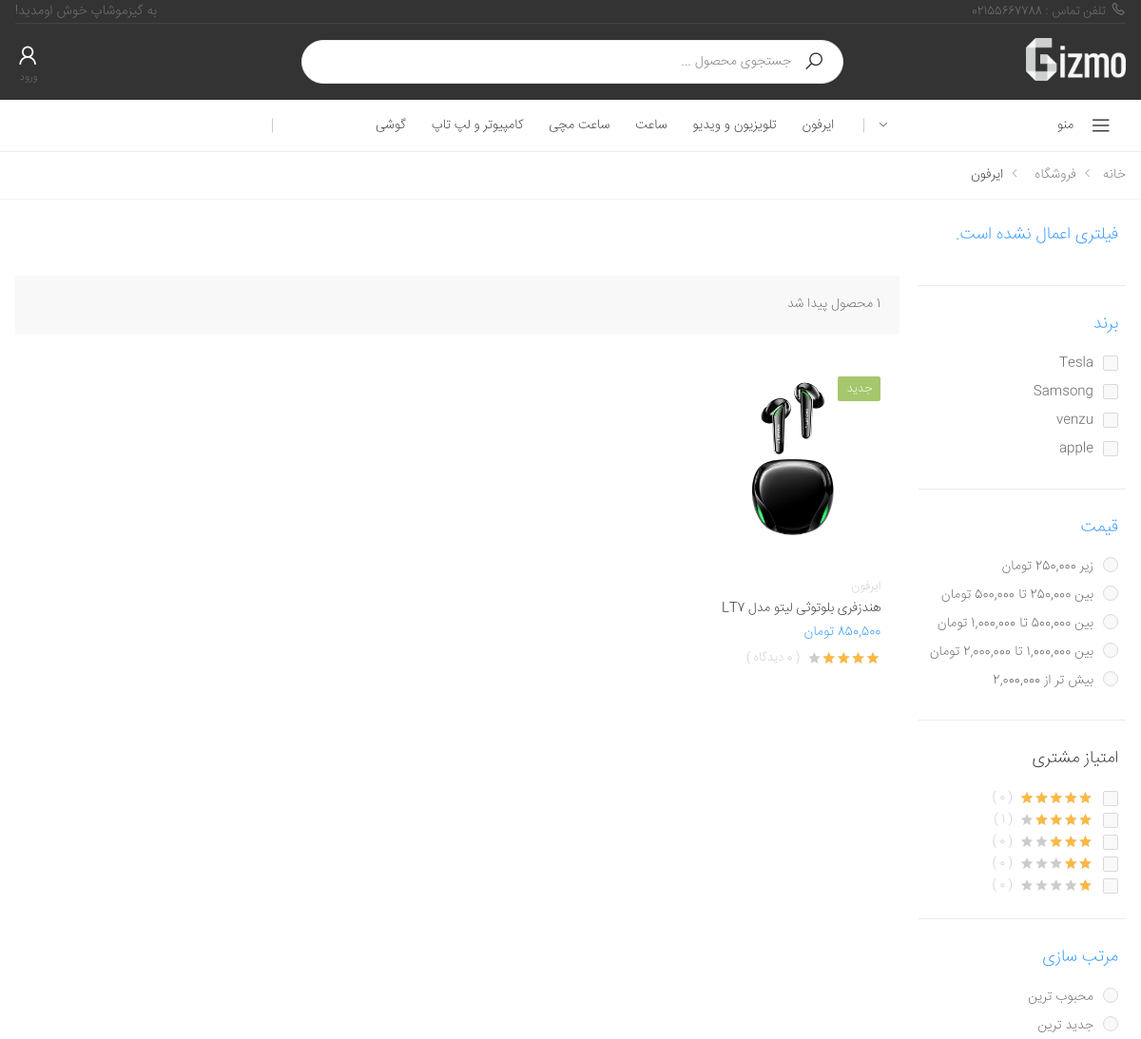
Page /category/4/1/ (upper part) on the earlier database version.
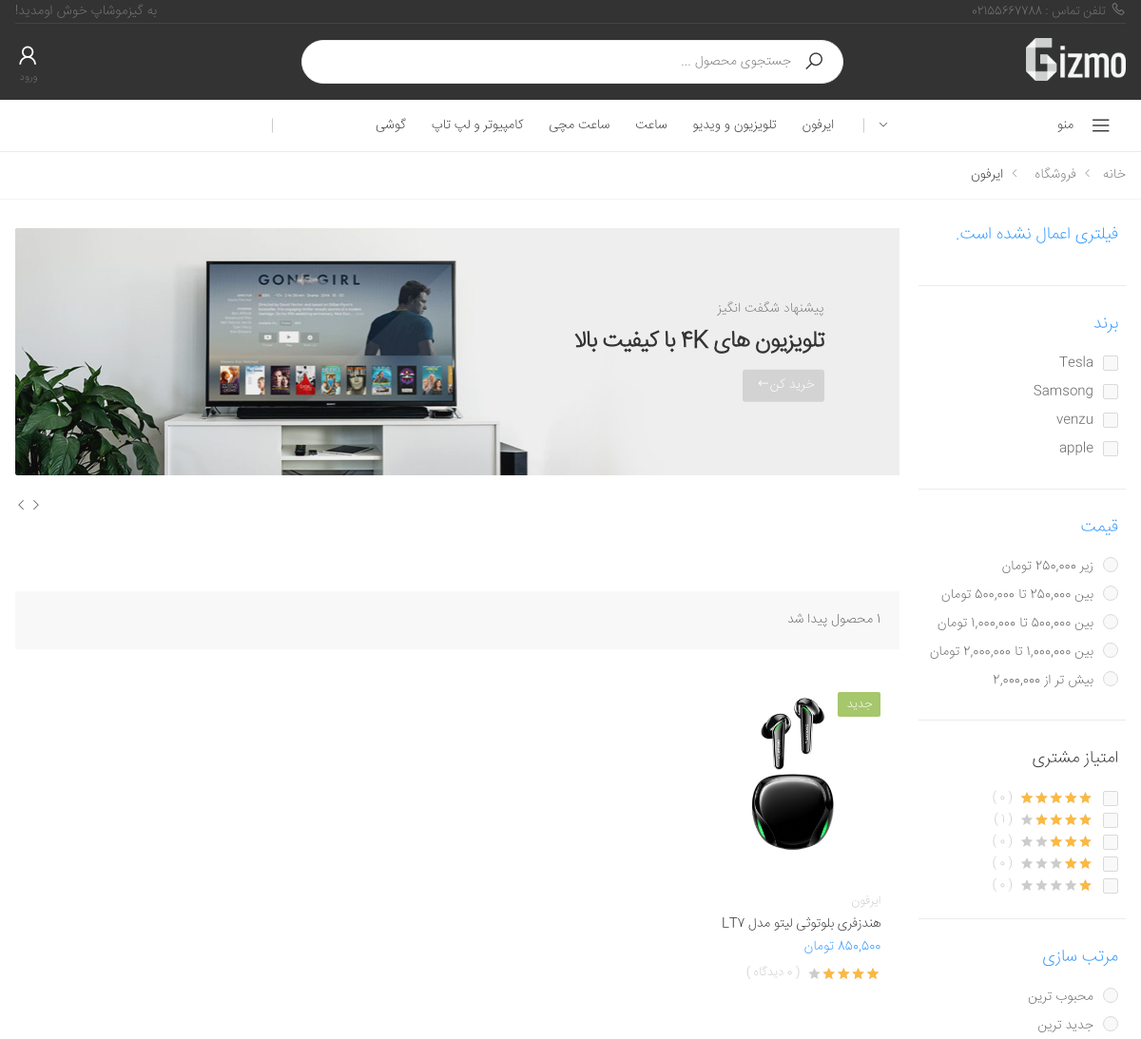
Same page on the later database version.
### stuff/models.py (models this page shows, shortened)
class Category(models.Model):
    sub_category = models.ForeignKey('self',on_delete=models.CASCADE, related_name='scategory',null=True,blank=True)
    is_sub = models.BooleanField(default=False)
    name = models.CharField(max_length=200)
    slug = models.SlugField(max_length=200,unique=True)
    class Meta:
        ordering = ('name',)
        verbose_name = 'category'
        verbose_name_plural = 'categories'
    def __str__(self):
        return self.name
    def get_absolute_url(self):
        return reverse('stuff:category_detail',args=[self.id,1])

class Product(models.Model):
    category = models.ManyToManyField(Category,related_name='products')
    brand = models.ForeignKey(Brand,related_name='products',on_delete=models.CASCADE)
    name = models.CharField(max_length=200)
    slug = models.SlugField(max_length=200,unique=True)
    price = models.IntegerField()
    image = models.ImageField(upload_to='web_shop/products/%Y/%m/%d/')
    alt = models.CharField(max_length=200)
    available = models.BooleanField(default=True)
    created = models.DateField(auto_now_add=True)
    updated = models.DateField(auto_now=True)
    rating = models.IntegerField(default=0, validators=[MaxValueValidator(5), MinValueValidator(0)])
    colors = models.ManyToManyField(Color)
    warehouse = models.IntegerField(default=0)
    short_description = models.TextField()
    description = models.TextField()
    more_info = models.TextField()
    discount = models.IntegerField(default=0)
    discounted = models.BooleanField(default=False)
    class Meta:
        ordering = ('name',)
    def get_absolute_url(self):
        return reverse('stuff:product_detail',args=[self.slug,self.id])
    @property
    def discounted_price(self):
        show = int(((self.price)*(100-self.discount))/100)
        formatted_price = "{:,.0f}".format(show)
        return formatted_price
    @property
    def is_new(self):
        return True if(timezone.now().day - self.updated.day <= 4) else False
    def star_rating(self):
        return self.rating * 20

class Brand(models.Model):
    name = models.CharField(max_length=200)
    slug = models.SlugField(max_length=200,unique=True)
    logo = models.ImageField(upload_to='web_shop/logos/')
    description = models.TextField()
    created = models.DateField(auto_now_add=True)

### facades/models.py (models this page shows, shortened)
class banner(models.Model):
    bigTitle = models.CharField(max_length=200)
    smallTitle = models.CharField(max_length=200)
    image = models.ImageField(upload_to='web_shop/banners/%Y/%m/%d/')
    for_what = models.CharField(max_length=2,choices=for_what_choices)
    main_link = models.CharField(max_length=200)
    out_link = models.CharField(max_length=200)
    button = models.CharField(max_length=200,null=True,blank=True)
    arg = models.CharField(max_length=200,null=True,blank=True)
    def get_absolute_url(self):
        args = []
        if(self.arg):
            args = self.arg.split(',')
        return reverse(f"{self.main_link}:{self.out_link}",args=args)
    @staticmethod
    def filter():
        banners = banner.objects.all()
        result = {}
        for what in for_what_choices:
            reason = what[0]
            result[reason] = banners.filter(for_what=reason)
        return result

### stuff/views.py (the view)
# urls.py: path('category/<int:id>/<int:page>/',Category_detail,name='category_detail'),
def Category_detail(request,id,page):
    category = get_object_or_404(Category, id=id)
    product_list = category.products.all()
    filters = filter(request,product_list)
    product_list = ordering(request,filters["product_list"])
    paginator = Paginator(product_list, pagination_amount)
    product_list = paginator.get_page(page)
    Info = InformationsForTemplate(request)
    Info.update({'products': product_list,'category':category,'paginator':paginator,'filters':filters})
    return render(request,'stuff/bonePage.html',Info)

### blog/models.py (called while the page is built)
    def get_absolute_url(self):
        return reverse("blog:article",args=[self.slug])

### cart/cart.py (called while the page is built)
    def get_count(self):
        return sum(1 for item in self.cart.values())

### facades/views.py (called while the page is built)
def InformationsForTemplate(request):
    Info = {}
    allCategories = Category.objects.filter(is_sub=False)
    wishlistAmount = 0
    if(request.user.is_authenticated):
        wishlistAmount = request.user.wishlist.all().count()
    form = UserLoginForm
    cart = Cart(request)
    CartAmount = cart.get_count()
    Loginform = UserLoginForm
    Registerform= UserCreationForm
    brands = Brand.objects.all()
    shops = shop.objects.all()
    Info = {'allCategories': allCategories,'wishlistAmount':wishlistAmount,'cart':cart,'form':form
    ,'Loginform':Loginform,'Registerform':Registerform,"brands":brands,"shops":shops,}
    Info["banners"] = banner.filter()
    Info["footer_articles"] = Article.objects.all()[::-1][0:3]
    return Info

### stuff/templates/stuff/bonePage.html (shortened to what this page needs)
{% extends 'facades/base.html' %}
{% load static %}
{% block css %}{% include 'facades/parts/css.html' %}
<link rel="stylesheet" href="{% static 'facades/css/demos/demo-13.css' %}">
{% endblock %}
{% block main %}
      <nav aria-label="breadcrumb" class="breadcrumb-nav mb-3">
          <div class="container">
              <ol class="breadcrumb">
                  <li class="breadcrumb-item"><a href="{% url 'facades:home' %}">خانه</a></li>
                  <li class="breadcrumb-item"><a href="#">فروشگاه</a></li>
                  {% if category.is_sub %}
                  <li class="breadcrumb-item" ><a href="{{category.sub_category.get_absolute_url}}">{{category.sub_category}}</a></li>
                  <li class="breadcrumb-item active" aria-current="page">{{category}}</li>
                  {% else %}
                  <li class="breadcrumb-item active" aria-current="page">{{category}}</li>
                  {% endif %}
              </ol>
          </div>
      </nav>
      <div class="page-content">
          <div class="container">
              <div class="row">
                  <div class="col-lg-9 col-xl-4-5col">
                      {% if not request.resolver_match.url_name == 'product_search' %}
                        {% include 'stuff/parts/coverScroll.html' %}
                      {% endif %}
                      {% include 'stuff/parts/stuffs.html' %}
                  </div>
                  {% include 'stuff/parts/rightbar.html' %}
              </div>
          </div>
      </div>
{% endblock %}

### facades/templates/facades/parts/black_header.html (shortened to what the changed rows need)
{% load static %}
<header class="header header-intro-clearance header-3">
    <div class="header-bottom sticky-header">
        <div class="container">
            <div class="header-center">
                <nav class="main-nav">
                    <ul class="menu sf-arrows">
                        {% for cat in allCategories %}
                        <li>
                            <a href="{{cat.get_absolute_url}}">{{cat.name}}</a>
                        </li>
                        {% endfor %}
                    </ul>
                </nav>
            </div>
        </div>
    </div>
</header>

### stuff/templates/stuff/parts/coverScroll.html
{% load static %}
<div class="category-banners-slider owl-carousel owl-simple owl-nav-inside"
    data-toggle="owl" data-owl-options='{
        "nav": false,
        "rtl": true,
"responsive": {
            "768": {
                "nav": true
            }
        }
    }'>
    {% for ct in banners.ct %}
    <div class="banner banner-poster">
        <a href="{{ct.get_absolute_url}}">
            <img src="{{ct.image.url}}" alt="banner">
        </a>
        <div class="banner-content banner-content-right">
            <h3 class="banner-subtitle"><a href="{{ct.get_absolute_url}}">{{ct.smallTitle}}</a></h3>
            <h2 class="banner-title" dir="rtl">{{ct.bigTitle}}<a href="{{ct.get_absolute_url}}"></a>
            </h2>
            <a href="{{ct.get_absolute_url}}" class="banner-link">{{ct.button}}<i class="icon-long-arrow-left"></i></a>
        </div>
    </div>
    {% endfor %}
</div>

### stuff/templates/stuff/parts/stuffs.html (shortened to what this page needs)
<div class="toolbox">
    <div class="toolbox-left">
        <div class="toolbox-info">
            {{paginator.count}} محصول پیدا شد
        </div>
    </div>
</div>
<div class="products mb-3">
    <div class="row">
        {% for product in products %}
        <div class="col-6 col-md-4 col-xl-3">
            <div class="product">
              <figure class="product-media">
                    {% if not product.available %} <span class="product-label label-out">ناموجود</span>
                    {% elif product.is_new %} <span class="product-label label-new">جدید</span>
                    {% elif product.discounted %} <span class="product-label label-sale">تخفیف ویژه</span>
                    {% endif %}
                  <a href="{{product.get_absolute_url}}">
                      <img src="{{product.image.url}}"
                          alt="{{product.alt}}" class="product-image">
                  </a>
                </figure>
                <div class="product-body">
                    <div class="product-cat">
                        <a>{{product.category.all|join:", " }}</a>
                    </div>
                    <h3 class="product-title"><a href="{{product.get_absolute_url}}">{{product.name}}</a>
                    </h3>
                    <div class="product-price">
                    {% if product.available %}
                        {{product.discounted_price}} تومان
                    {% else %}
                            ناموجود
                    {% endif %}
                    </div>
                    <div class="ratings-container">
                        <div class="ratings">
                            <div class="ratings-val" style="width: {{product.star_rating}}%;"></div>
                        </div>
                        <span class="ratings-text">( {{product.comments.count}} دیدگاه )</span>
                    </div>
                </div>
            </div>
        </div>
        {% endfor %}
    </div>
</div>

### stuff/templates/stuff/parts/rightBar.html (shortened to what the changed rows need)
{% load static %}
<aside class="col-lg-3 col-xl-5col order-lg-first">
    <div class="sidebar sidebar-shop">
    <form method="POST" action="{{request.get_full_path}}" enctype="multipart/form-data">{% csrf_token %}
        <div class="widget">
            <div class="collapse show" id="widget-4">
                <div class="widget-body">
                    <div class="filter-items">
                        {% for brand in brands.all %}
                        <div class="filter-item">
                            <div class="custom-control custom-checkbox">
                                <label class="custom-control-label" for="brand-{{brand.id}}">{{brand.name}}</label>
                            </div>
                        </div>
                        {% endfor %}
                    </div>
                </div>
            </div>
        </div>
        </form>
    </div>
</aside>

Differences in the rows shown:
added banner: image (picture), smallTitle "پیشنهاد شگفت انگیز", bigTitle "تلویزیون های 4K با کیفیت بالا", button "خرید کن"
